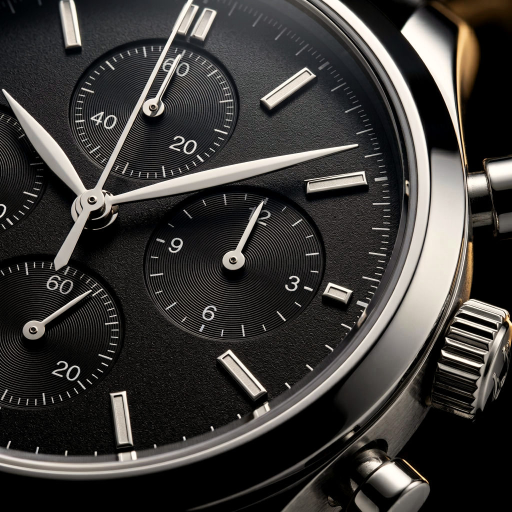
#> input picture design/samples/miqa-grade/miqa-detail.jpg, 1024 x 1024 px (shown at 1/2 size)
$ python -i keyer.py   (imports and definitions only)
#> lines starting #> are read from the running program, lines starting #| are printed output that depends on the picture
#> further down, picture is the input picture: PIL image 1024x1024 RGB; mean R, G, B 59.6, 57.5, 55.3
#!/usr/bin/env python3
"""
keyer.py — turn a shot-on-black product photo (e.g. the butterfly clasp) into a
clean, web-ready transparent cutout.

The supplied lock photo is shot on pure black (#000). Silver/chrome on black keys
out very cleanly, so we build alpha from the per-pixel max channel with a soft
threshold — no halo, no manual masking, and the result composites correctly on
both cream and dark backgrounds.

Commands
--------
  cutout  black-bg photo  ->  trimmed transparent PNG + WebP (+ JPG on flat bg)
  web     any photo       ->  compressed web copy at target width

Examples
--------
  python3 tools/watchshot/keyer.py cutout \
    --image assets/lock/butterfly-lock-source.png \
    --outdir public/lock --name butterfly-clasp \
    --crop 270,370,760,660 --width 900

  python3 tools/watchshot/keyer.py web \
    --image assets/lock/butterfly-lock-source.png \
    --outdir public/lock --name butterfly-lock-wide --width 1200
"""

from __future__ import annotations

import argparse
import os
import sys

from PIL import Image, ImageChops


def key_black(img: Image.Image, lo: int = 6, hi: int = 34) -> Image.Image:
    """alpha = smoothstep(lo, hi, max(R,G,B)) — black becomes fully transparent."""
#> called with lo = 6, hi = 34
    rgb = img.convert("RGB")
    r, g, b = rgb.split()
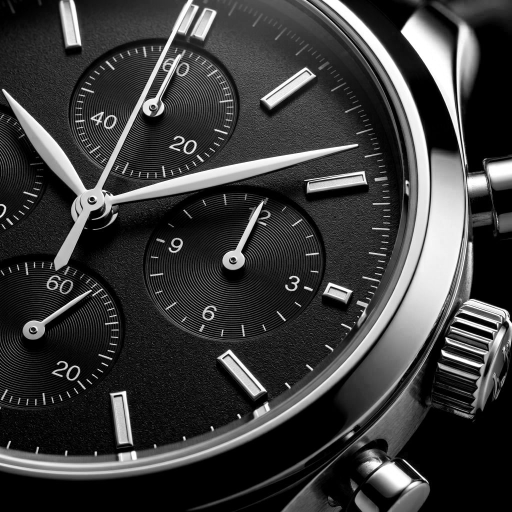
#> r: PIL image 1024x1024 L (shown at 1/2 size); min 0, max 255, mean 59.6
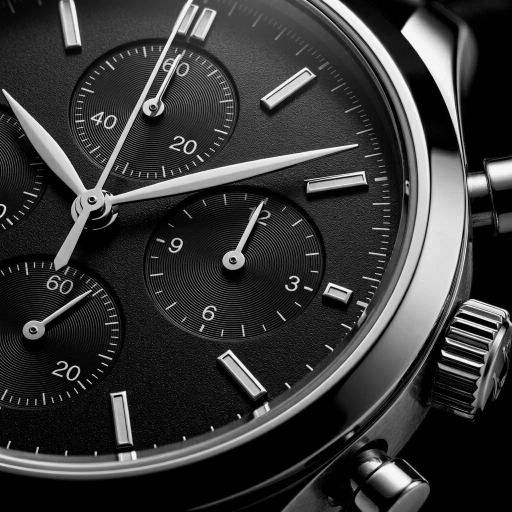
#> b: PIL image 1024x1024 L (shown at 1/2 size); min 0, max 255, mean 55.3
    mx = ImageChops.lighter(ImageChops.lighter(r, g), b)
    span = max(1, hi - lo)
    alpha = mx.point(lambda v: 0 if v <= lo else min(255, int((v - lo) * 255 / span)))
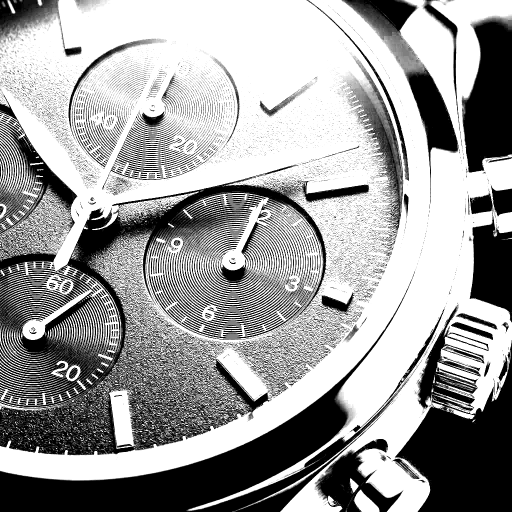
#> alpha: PIL image 1024x1024 L (shown at 1/2 size); min 0, max 255, mean 158
    out = rgb.convert("RGBA")
    out.putalpha(alpha)
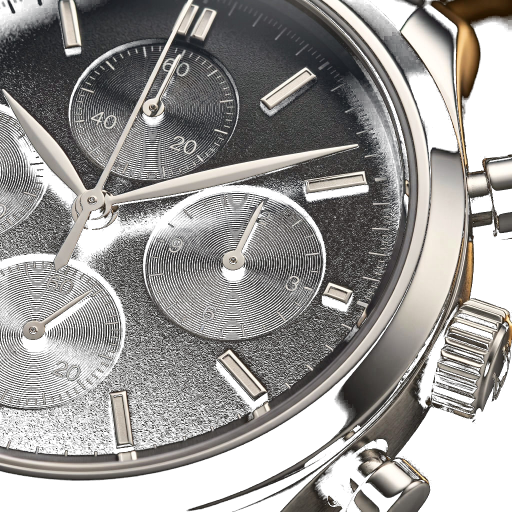
#> out: PIL image 1024x1024 RGBA (shown at 1/2 size); mean R, G, B, A 59.6, 57.5, 55.3, 158; transparent parts drawn white
    return out


GOLD_STOPS = [
    (0.00, (48, 34, 12)),
    (0.20, (94, 68, 26)),
    (0.45, (150, 114, 52)),
    (0.70, (198, 158, 84)),
    (0.85, (226, 192, 126)),
    (1.00, (250, 234, 190)),
]


# [116 lines left out: functions _gold_lut, tint_gold, trim, save_web, main, not called in this run]


# [2 lines not run here, left out]

>>> from PIL import Image
>>> picture = Image.open('../../design/samples/miqa-grade/miqa-detail.jpg')
>>> result = key_black(picture)
